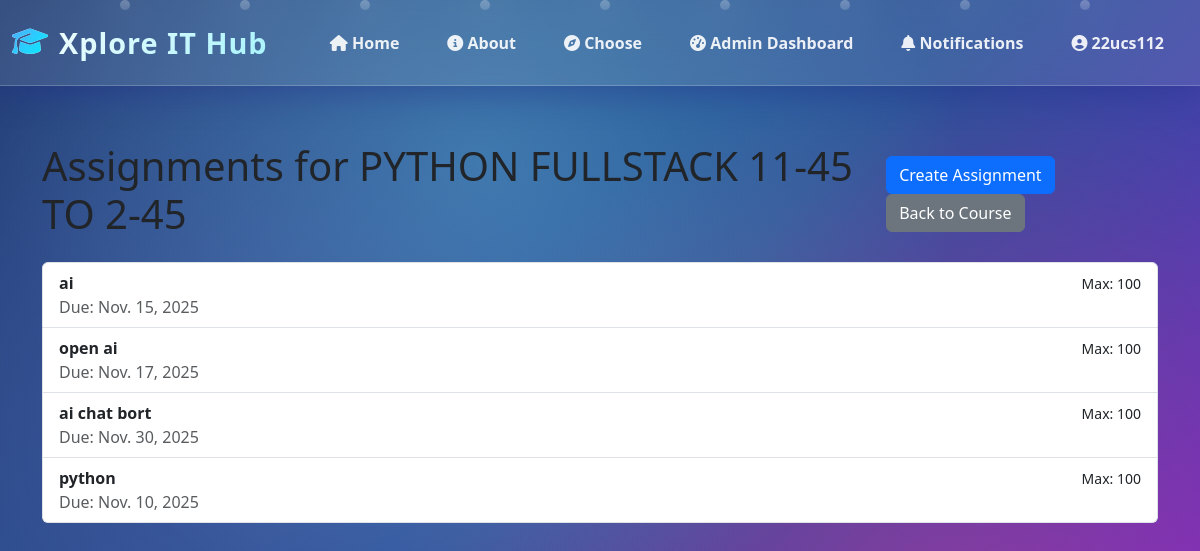
Screenshot of /course/5/assignments/ (signed in) with the database file from the repository.
### portal/models.py (models this page shows, shortened)
class Course(models.Model):
    name = models.CharField(max_length=100)
    code = models.CharField(max_length=10, unique=True)
    teacher = models.ForeignKey(
        Profile,
        on_delete=models.CASCADE,
        limit_choices_to={'role': 'teacher'}
    )
    credits = models.IntegerField(default=3)
    semester = models.IntegerField(default=1)

class Assignment(models.Model):
    course = models.ForeignKey(Course, on_delete=models.CASCADE)
    title = models.CharField(max_length=200)
    description = models.TextField(blank=True)
    body = models.TextField(blank=True)
    is_draft = models.BooleanField(default=False)
    due_date = models.DateField(null=True, blank=True)
    max_marks = models.IntegerField(default=100)
    created_at = models.DateTimeField(auto_now_add=True)

### portal/views.py (the view)
# urls.py: path('course/<int:course_id>/assignments/', views.course_assignments, name='course_assignments'),
@login_required
def course_assignments(request, course_id):
    try:
        course = Course.objects.get(id=course_id)
    except Course.DoesNotExist:
        messages.error(request, 'Course not found')
        return redirect('teacher_dashboard')
    profile = getattr(request.user, 'profile', None)
    if (not is_admin_role(profile)) and course.teacher != profile:
        messages.error(request, 'Access denied')
        return redirect('role_redirect')
    assignments = Assignment.objects.filter(course=course).order_by('-created_at')
    return render(request, 'assignments/course_assignments.html', {'course': course, 'assignments': assignments})

### portal/context_processors.py (called while the page is built)
def unread_notifications(request):
    if request.user.is_authenticated:
        try:
            count = Notification.objects.filter(user=request.user, is_read=False).count()
        except Exception:
            count = 0
    else:
        count = 0
    return {'unread_count': count}

### portal/views.py (called while the page is built)
def is_admin_role(profile):
    return bool(profile and getattr(profile, 'role', None) in ('superadmin', 'admin2'))

### templates/assignments/course_assignments.html (shortened to what this page needs)
{% extends 'base.html' %}
{% block content %}
<div class="container py-4">
    <div class="d-flex justify-content-between align-items-center mb-3">
        <h1>Assignments for {{ course.name }}</h1>
        <div>
            <a href="{% url 'render_create_assignment' %}" class="btn btn-primary">Create Assignment</a>
            <a href="{% url 'course_detail' course.id %}" class="btn btn-secondary">Back to Course</a>
        </div>
    </div>
    <div class="list-group">
        {% for a in assignments %}
            <a href="{% url 'assignment_detail' a.id %}" class="list-group-item list-group-item-action">
                <div class="d-flex justify-content-between">
                    <div>
                        <strong>{{ a.title }}</strong>
                        <div class="text-muted">Due: {{ a.due_date|default:'N/A' }}</div>
                    </div>
                    <div class="text-end">
                        <small>Max: {{ a.max_marks|default:100 }}</small>
                    </div>
                </div>
            </a>
        {% empty %}
            <div class="text-center text-muted p-4">No assignments yet</div>
        {% endfor %}
    </div>
</div>
{% endblock %}

### templates/base.html (shortened to what this page needs)
{% load static %}
<!DOCTYPE html>
<html lang="en">
<head>
    <link href="https://cdn.jsdelivr.net/npm/bootstrap@5.3.0/dist/css/bootstrap.min.css" rel="stylesheet">
    <link rel="stylesheet" href="https://cdnjs.cloudflare.com/ajax/libs/font-awesome/6.4.0/css/all.min.css">
    <link rel="stylesheet" href="{% static 'css/style.css' %}">
    <link rel="stylesheet" href="{% static 'css/dashboard-analytics.css' %}">
    <link rel="stylesheet" href="{% static 'css/live-updates.css' %}">
</head>
<body>
    <div class="particle" style="left: 10%; animation-delay: 0s;"></div>
    <div class="particle" style="left: 20%; animation-delay: 2s;"></div>
    <div class="particle" style="left: 30%; animation-delay: 4s;"></div>
    <div class="particle" style="left: 40%; animation-delay: 6s;"></div>
    <div class="particle" style="left: 50%; animation-delay: 8s;"></div>
    <div class="particle" style="left: 60%; animation-delay: 10s;"></div>
    <div class="particle" style="left: 70%; animation-delay: 12s;"></div>
    <div class="particle" style="left: 80%; animation-delay: 14s;"></div>
    <div class="particle" style="left: 90%; animation-delay: 16s;"></div>
    <nav class="navbar navbar-expand-lg navbar-dark">
        <div class="container-fluid">
            <a class="navbar-brand" href="{% url 'home' %}">
                <i class="fas fa-graduation-cap"></i> Xplore IT Hub
            </a>
            <div class="collapse navbar-collapse" id="navbarNav">
                <ul class="navbar-nav ms-auto">
                    <li class="nav-item"><a class="nav-link" href="{% url 'home' %}"><i class="fas fa-home"></i> Home</a></li>
                    <li class="nav-item"><a class="nav-link" href="{% url 'about' %}"><i class="fas fa-info-circle"></i> About</a></li>
                    <li class="nav-item"><a class="nav-link" href="{% url 'choose' %}"><i class="fas fa-compass"></i> Choose</a></li>
                    {% if user.is_authenticated %}
                        {% if user.profile.role == 'admin2' %}
                            <li class="nav-item"><a class="nav-link" href="{% url 'admin2_dashboard' %}"><i class="fas fa-tachometer-alt"></i> Admin Dashboard</a></li>
                        {% elif user.profile.role == 'superadmin' %}
                            <li class="nav-item"><a class="nav-link" href="{% url 'superadmin_dashboard' %}"><i class="fas fa-tachometer-alt"></i> Admin Dashboard</a></li>
                        {% endif %}
                    {% endif %}
                    {% if user.is_authenticated %}
                        <li class="nav-item">
                            <a class="nav-link position-relative" href="{% url 'notifications' %}">
                                <i class="fas fa-bell"></i> Notifications
                            </a>
                        </li>
                        <li class="nav-item dropdown">
                            <a class="nav-link dropdown-toggle" href="#" id="userDropdown" role="button" data-bs-toggle="dropdown">
                                <i class="fas fa-user-circle"></i> {{ user.username }}
                            </a>
                        </li>
                    {% endif %}
                </ul>
            </div>
        </div>
    </nav>
    <main>
        {% block content %}{% endblock %}
    </main>
</body>
</html>

### static/css/style.css (style rules this page uses)
:root { --primary-color: #0d6efd; --secondary-color: #6c757d; --success-color: #198754; --danger-color: #dc3545; --warning-color: #ffc107; }
body { font-family: 'Segoe UI', Tahoma, Geneva, Verdana, sans-serif; background-color: #f8f9fa; }

### templates/base.html (style rules this page uses)
:root { --primary-gradient: linear-gradient(135deg, #667eea 0%, #764ba2 100%); --secondary-gradient: linear-gradient(135deg, #f093fb 0%, #f5576c 100%); --success-gradient: linear-gradient(135deg, #4facfe 0%, #00f2fe 100%); --warning-gradient: linear-gradient(135deg, #fa709a 0%, #fee140 100%); --dark-gradient: linear-gradient(135deg, #434343 0%, #000000 100%); --glass-bg: rgba(255, 255, 255, 0.1); --glass-border: rgba(255, 255, 255, 0.2); }
* { margin: 0; padding: 0; box-sizing: border-box; }
body { background: linear-gradient(135deg, #1e3c72 0%, #2a5298 50%, #7e22ce 100%); min-height: 100vh; font-family: 'Segoe UI', Tahoma, Geneva, Verdana, sans-serif; position: relative; overflow-x: hidden; }
body::before { content: ''; position: fixed; top: 0; left: 0; width: 100%; height: 100%; background: radial-gradient(circle at 20% 50%, rgba(120, 119, 198, 0.3) 0%, transparent 50%), radial-gradient(circle at 80% 80%, rgba(252, 70, 107, 0.3) 0%, transparent 50%), radial-gradient(circle at 40% 20%, rgba(103, 232, 249, 0.3) 0%, transparent 50%); animation: gradientShift 15s ease infinite; pointer-events: none; z-index: 0; }
.particle { position: fixed; width: 10px; height: 10px; background: rgba(255, 255, 255, 0.5); border-radius: 50%; pointer-events: none; z-index: 1; animation: float 20s infinite; }
.navbar { background: rgba(255, 255, 255, 0.1) !important; backdrop-filter: blur(20px); border-bottom: 1px solid rgba(255, 255, 255, 0.2); box-shadow: 0 8px 32px 0 rgba(31, 38, 135, 0.37); padding: 1rem 0; position: relative; z-index: 1000; transition: all 0.3s ease; }
.navbar-brand { font-size: 1.8rem; font-weight: 800; background: linear-gradient(135deg, #fff 0%, #a5f3fc 100%); -webkit-background-clip: text; -webkit-text-fill-color: transparent; background-clip: text; letter-spacing: 1px; transition: all 0.3s ease; display: flex; align-items: center; gap: 10px; }
.navbar-brand i { background: var(--success-gradient); -webkit-background-clip: text; -webkit-text-fill-color: transparent; background-clip: text; animation: pulse 2s ease-in-out infinite; }
.nav-link { color: rgba(255, 255, 255, 0.9) !important; font-weight: 600; padding: 0.5rem 1.2rem !important; margin: 0 0.3rem; border-radius: 25px; transition: all 0.3s ease; position: relative; overflow: hidden; }
.nav-link::before { content: ''; position: absolute; top: 0; left: -100%; width: 100%; height: 100%; background: linear-gradient(90deg, transparent, rgba(255, 255, 255, 0.2), transparent); transition: left 0.5s ease; }
main { position: relative; z-index: 2; min-height: calc(100vh - 100px); padding: 2rem 0; }
.container, .container-fluid { position: relative; z-index: 2; }
.fas, .fab { transition: all 0.3s ease; }
#userDropdown { position: relative; }
#userDropdown::after { content: ''; position: absolute; top: 50%; left: 50%; width: 100%; height: 100%; transform: translate(-50%, -50%); border-radius: 50%; background: radial-gradient(circle, rgba(255, 255, 255, 0.3) 0%, transparent 70%); opacity: 0; transition: opacity 0.3s ease; }

### rows the page displays
Course: name "PYTHON FULLSTACK 11-45 TO 2-45"
Assignment: title "ai", due_date "Nov. 15, 2025", max_marks "100"
Assignment: title "open ai", due_date "Nov. 17, 2025", max_marks "100"
Assignment: title "ai chat bort", due_date "Nov. 30, 2025", max_marks "100"
Assignment: title "python", due_date "Nov. 10, 2025", max_marks "100"

### other values shown
{{ user.username }} "22ucs112"
